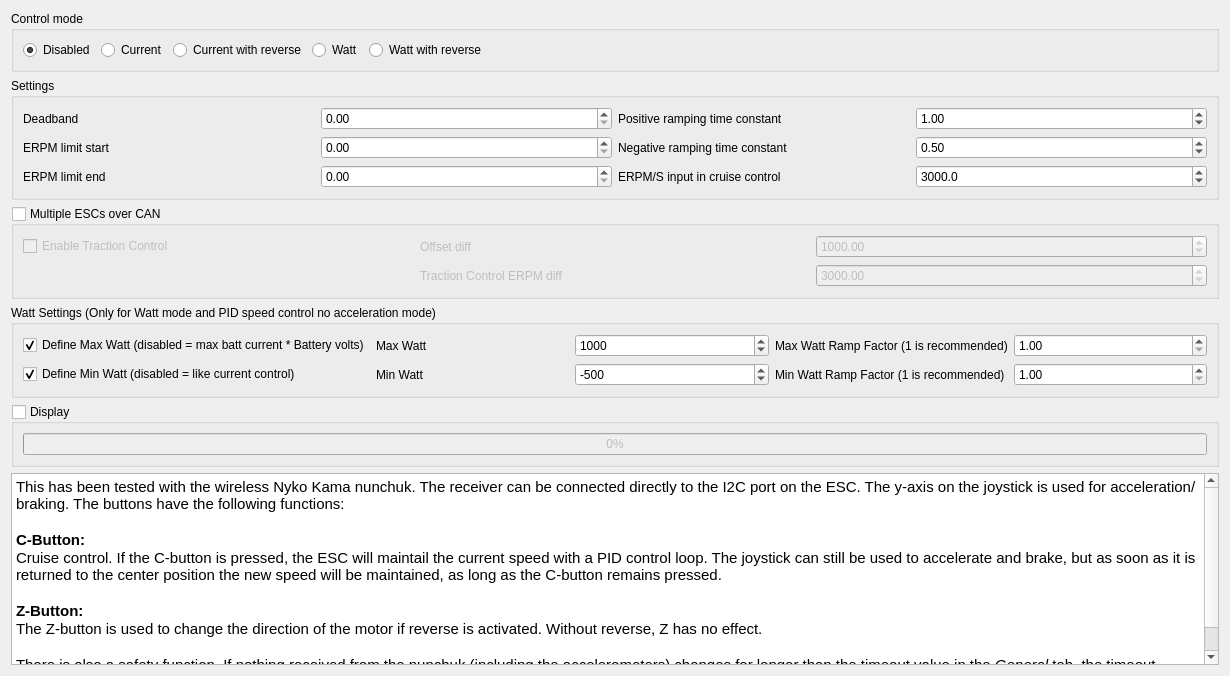
            <widget class="QWidget" name="tab_21">
             <attribute name="title">
              <string>Nunchuk</string>
             </attribute>
             <layout class="QVBoxLayout" name="verticalLayout_32">
              <item>
               <widget class="QGroupBox" name="groupBox_24">
                <property name="title">
                 <string>Control mode</string>
                </property>
                <layout class="QHBoxLayout" name="horizontalLayout_31">
                 <item>
                  <layout class="QHBoxLayout" name="horizontalLayout_35">
                   <item>
                    <widget class="QRadioButton" name="appconfChukDisabledButton">
                     <property name="text">
                      <string>Disabled</string>
                     </property>
                     <property name="checked">
                      <bool>true</bool>
                     </property>
                    </widget>
                   </item>
                   <item>
                    <widget class="QRadioButton" name="appconfChukCurrentNorevButton">
                     <property name="text">
                      <string>Current</string>
                     </property>
                    </widget>
                   </item>
                   <item>
                    <widget class="QRadioButton" name="appconfChukCurrentButton">
                     <property name="text">
                      <string>Current with reverse</string>
                     </property>
                    </widget>
                   </item>
                   <item>
                    <widget class="QRadioButton" name="appconfChukWattNorevButton">
                     <property name="text">
                      <string>Watt</string>
                     </property>
                    </widget>
                   </item>
                   <item>
                    <widget class="QRadioButton" name="appconfChukWattButton">
                     <property name="text">
                      <string>Watt with reverse</string>
                     </property>
                    </widget>
                   </item>
                  </layout>
                 </item>
                 <item>
                  <spacer name="horizontalSpacer_11">
                   <property name="orientation">
                    <enum>Qt::Horizontal</enum>
                   </property>
                   <property name="sizeHint" stdset="0">
                    <size>
                     <width>720</width>
                     <height>20</height>
                    </size>
                   </property>
                  </spacer>
                 </item>
                </layout>
               </widget>
              </item>
              <item>
               <widget class="QGroupBox" name="groupBox_25">
                <property name="sizePolicy">
                 <sizepolicy hsizetype="Preferred" vsizetype="Fixed">
                  <horstretch>0</horstretch>
                  <verstretch>0</verstretch>
                 </sizepolicy>
                </property>
                <property name="title">
                 <string>Settings</string>
                </property>
                <layout class="QGridLayout" name="gridLayout_21">
                 <item row="0" column="0">
                  <widget class="QLabel" name="label_54">
                   <property name="text">
                    <string>Deadband</string>
                   </property>
                  </widget>
                 </item>
                 <item row="0" column="1">
                  <widget class="QDoubleSpinBox" name="appconfChukHystBox">
                   <property name="maximum">
                    <double>1.000000000000000</double>
                   </property>
                   <property name="singleStep">
                    <double>0.050000000000000</double>
                   </property>
                  </widget>
                 </item>
                 <item row="0" column="2">
                  <widget class="QLabel" name="label_63">
                   <property name="text">
                    <string>Positive ramping time constant</string>
                   </property>
                  </widget>
                 </item>
                 <item row="0" column="3">
                  <widget class="QDoubleSpinBox" name="appconfChukRampTimePosBox">
                   <property name="singleStep">
                    <double>0.100000000000000</double>
                   </property>
                   <property name="value">
                    <double>1.000000000000000</double>
                   </property>
                  </widget>
                 </item>
                 <item row="1" column="0">
                  <widget class="QLabel" name="label_56">
                   <property name="text">
                    <string>ERPM limit start</string>
                   </property>
                  </widget>
                 </item>
                 <item row="1" column="1">
                  <widget class="QDoubleSpinBox" name="appconfChukRpmLimStartBox">
                   <property name="maximum">
                    <double>200000.000000000000000</double>
                   </property>
                   <property name="singleStep">
                    <double>100.000000000000000</double>
                   </property>
                  </widget>
                 </item>
                 <item row="1" column="2">
                  <widget class="QLabel" name="label_64">
                   <property name="text">
                    <string>Negative ramping time constant</string>
                   </property>
                  </widget>
                 </item>
                 <item row="1" column="3">
                  <widget class="QDoubleSpinBox" name="appconfChukRampTimeNegBox">
                   <property name="singleStep">
                    <double>0.100000000000000</double>
                   </property>
                   <property name="value">
                    <double>0.500000000000000</double>
                   </property>
                  </widget>
                 </item>
                 <item row="2" column="0">
                  <widget class="QLabel" name="label_55">
                   <property name="text">
                    <string>ERPM limit end</string>
                   </property>
                  </widget>
                 </item>
                 <item row="2" column="1">
                  <widget class="QDoubleSpinBox" name="appconfChukRpmLimEndBox">
                   <property name="maximum">
                    <double>200000.000000000000000</double>
                   </property>
                   <property name="singleStep">
                    <double>100.000000000000000</double>
                   </property>
                  </widget>
                 </item>
                 <item row="2" column="2">
                  <widget class="QLabel" name="label_88">
                   <property name="text">
                    <string>ERPM/S input in cruise control</string>
                   </property>
                  </widget>
                 </item>
                 <item row="2" column="3">
                  <widget class="QDoubleSpinBox" name="appconfChukErpmPerSBox">
                   <property name="decimals">
                    <number>1</number>
                   </property>
                   <property name="maximum">
                    <double>100000.000000000000000</double>
                   </property>
                   <property name="singleStep">
                    <double>100.000000000000000</double>
                   </property>
                   <property name="value">
                    <double>3000.000000000000000</double>
                   </property>
                  </widget>
                 </item>
                </layout>
                <zorder>label_56</zorder>
                <zorder>appconfChukRpmLimStartBox</zorder>
                <zorder>label_54</zorder>
                <zorder>appconfChukHystBox</zorder>
                <zorder>label_55</zorder>
                <zorder>appconfChukRpmLimEndBox</zorder>
                <zorder>label_63</zorder>
                <zorder>appconfChukRampTimePosBox</zorder>
                <zorder>label_64</zorder>
                <zorder>appconfChukRampTimeNegBox</zorder>
                <zorder>label_88</zorder>
                <zorder>appconfChukErpmPerSBox</zorder>
               </widget>
              </item>
              <item>
               <widget class="QGroupBox" name="appconfChukMultiGroup">
                <property name="enabled">
                 <bool>true</bool>
                </property>
                <property name="title">
                 <string>Multiple ESCs over CAN</string>
                </property>
                <property name="checkable">
                 <bool>true</bool>
                </property>
                <property name="checked">
                 <bool>false</bool>
                </property>
                <layout class="QGridLayout" name="gridLayout_100">
                 <item row="0" column="0">
                  <widget class="QCheckBox" name="appconfChukTcBox">
                   <property name="text">
                    <string>Enable Traction Control</string>
                   </property>
                   <property name="checked">
                    <bool>false</bool>
                   </property>
                  </widget>
                 </item>
                 <item row="0" column="1">
                  <widget class="QLabel" name="label_210">
                   <property name="text">
                    <string>Offset diff</string>
                   </property>
                  </widget>
                 </item>
                 <item row="0" column="2">
                  <widget class="QDoubleSpinBox" name="appconfChukTcOffsetBox">
                   <property name="maximum">
                    <double>100000.000000000000000</double>
                   </property>
                   <property name="value">
                    <double>1000.000000000000000</double>
                   </property>
                  </widget>
                 </item>
                 <item row="1" column="1">
                  <widget class="QLabel" name="label_66">
                   <property name="text">
                    <string>Traction Control ERPM diff</string>
                   </property>
                  </widget>
                 </item>
                 <item row="1" column="2">
                  <widget class="QDoubleSpinBox" name="appconfChukTcErpmBox">
                   <property name="maximum">
                    <double>100000.000000000000000</double>
                   </property>
                   <property name="value">
                    <double>3000.000000000000000</double>
                   </property>
                  </widget>
                 </item>
                </layout>
               </widget>
              </item>
              <item>
               <widget class="QGroupBox" name="appconfChukWattGroup">
                <property name="enabled">
                 <bool>true</bool>
                </property>
                <property name="title">
                 <string>Watt Settings (Only for Watt mode and PID speed control no acceleration mode)</string>
                </property>
                <layout class="QGridLayout" name="gridLayout_211">
                 <item row="0" column="3">
                  <widget class="QLabel" name="label_213">
                   <property name="enabled">
                    <bool>true</bool>
                   </property>
                   <property name="text">
                    <string>Max Watt Ramp Factor (1 is recommended)</string>
                   </property>
                  </widget>
                 </item>
                 <item row="0" column="0">
                  <widget class="QCheckBox" name="appconfChukDefineMaxWattBox">
                   <property name="enabled">
                    <bool>true</bool>
                   </property>
                   <property name="text">
                    <string>Define Max Watt (disabled = max batt current * Battery volts)</string>
                   </property>
                   <property name="checked">
                    <bool>true</bool>
                   </property>
                  </widget>
                 </item>
                 <item row="0" column="1">
                  <widget class="QLabel" name="label_212">
                   <property name="enabled">
                    <bool>true</bool>
                   </property>
                   <property name="text">
                    <string>Max Watt</string>
                   </property>
                  </widget>
                 </item>
                 <item row="0" column="2">
                  <widget class="QDoubleSpinBox" name="appconfChukMaxWattBox">
                   <property name="enabled">
                    <bool>true</bool>
                   </property>
                   <property name="decimals">
                    <number>0</number>
                   </property>
                   <property name="minimum">
                    <double>1.000000000000000</double>
                   </property>
                   <property name="maximum">
                    <double>5000.000000000000000</double>
                   </property>
                   <property name="value">
                    <double>1000.000000000000000</double>
                   </property>
                  </widget>
                 </item>
                 <item row="1" column="0">
                  <widget class="QCheckBox" name="appconfChukDefineMinWattBox">
                   <property name="enabled">
                    <bool>true</bool>
                   </property>
                   <property name="text">
                    <string>Define Min Watt (disabled = like current control)</string>
                   </property>
                   <property name="checked">
                    <bool>true</bool>
                   </property>
                  </widget>
                 </item>
                 <item row="0" column="4">
                  <widget class="QDoubleSpinBox" name="appconfChukMaxWattFactorBox">
                   <property name="enabled">
                    <bool>true</bool>
                   </property>
                   <property name="minimum">
                    <double>1.000000000000000</double>
                   </property>
                   <property name="maximum">
                    <double>10.000000000000000</double>
                   </property>
                   <property name="singleStep">
                    <double>0.010000000000000</double>
                   </property>
                   <property name="value">
                    <double>1.000000000000000</double>
                   </property>
                  </widget>
                 </item>
                 <item row="1" column="1">
                  <widget class="QLabel" name="label_111">
                   <property name="text">
                    <string>Min Watt</string>
                   </property>
                  </widget>
                 </item>
                 <item row="1" column="2">
                  <widget class="QDoubleSpinBox" name="appconfChukMinWattBox">
                   <property name="decimals">
                    <number>0</number>
                   </property>
                   <property name="minimum">
                    <double>-5000.000000000000000</double>
                   </property>
                   <property name="maximum">
                    <double>-1.000000000000000</double>
                   </property>
                   <property name="value">
                    <double>-500.000000000000000</double>
                   </property>
                  </widget>
                 </item>
                 <item row="1" column="3">
                  <widget class="QLabel" name="label_112">
                   <property name="text">
                    <string>Min Watt Ramp Factor (1 is recommended)</string>
                   </property>
                  </widget>
                 </item>
                 <item row="1" column="4">
                  <widget class="QDoubleSpinBox" name="appconfChukMinWattFactorBox">
                   <property name="minimum">
                    <double>1.000000000000000</double>
                   </property>
                   <property name="maximum">
                    <double>10.000000000000000</double>
                   </property>
                   <property name="singleStep">
                    <double>0.010000000000000</double>
                   </property>
                  </widget>
                 </item>
                </layout>
               </widget>
              </item>
              <item>
               <widget class="QGroupBox" name="appconfUpdateChukBox">
                <property name="title">
                 <string>Display</string>
                </property>
                <property name="checkable">
                 <bool>true</bool>
                </property>
                <property name="checked">
                 <bool>false</bool>
                </property>
                <layout class="QHBoxLayout" name="horizontalLayout_32">
                 <item>
                  <widget class="QProgressBar" name="appconfDecodedChukBar">
                   <property name="minimum">
                    <number>0</number>
                   </property>
                   <property name="maximum">
                    <number>1000</number>
                   </property>
                   <property name="value">
                    <number>0</number>
                   </property>
                   <property name="format">
                    <string>%p%</string>
                   </property>
                  </widget>
                 </item>
                </layout>
               </widget>
              </item>
              <item>
               <widget class="QTextBrowser" name="textBrowser">
                <property name="html">
                 <string>&lt;!DOCTYPE HTML PUBLIC &quot;-//W3C//DTD HTML 4.0//EN&quot; &quot;http://www.w3.org/TR/REC-html40/strict.dtd&quot;&gt;
&lt;html&gt;&lt;head&gt;&lt;meta name=&quot;qrichtext&quot; content=&quot;1&quot; /&gt;&lt;style type=&quot;text/css&quot;&gt;
p, li { white-space: pre-wrap; }
&lt;/style&gt;&lt;/head&gt;&lt;body style=&quot; font-family:'Ubuntu'; font-size:11pt; font-weight:400; font-style:normal;&quot;&gt;
&lt;p style=&quot; margin-top:0px; margin-bottom:0px; margin-left:0px; margin-right:0px; -qt-block-indent:0; text-indent:0px;&quot;&gt;This has been tested with the wireless Nyko Kama nunchuk. The receiver can be connected directly to the I2C port on the ESC. The y-axis on the joystick is used for acceleration/braking. The buttons have the following functions:&lt;/p&gt;
&lt;p style=&quot;-qt-paragraph-type:empty; margin-top:0px; margin-bottom:0px; margin-left:0px; margin-right:0px; -qt-block-indent:0; text-indent:0px;&quot;&gt;&lt;br /&gt;&lt;/p&gt;
&lt;p style=&quot; margin-top:0px; margin-bottom:0px; margin-left:0px; margin-right:0px; -qt-block-indent:0; text-indent:0px;&quot;&gt;&lt;span style=&quot; font-weight:600;&quot;&gt;C-Button:&lt;/span&gt;&lt;/p&gt;
&lt;p style=&quot; margin-top:0px; margin-bottom:0px; margin-left:0px; margin-right:0px; -qt-block-indent:0; text-indent:0px;&quot;&gt;Cruise control. If the C-button is pressed, the ESC will maintail the current speed with a PID control loop. The joystick can still be used to accelerate and brake, but as soon as it is returned to the center position the new speed will be maintained, as long as the C-button remains pressed.&lt;/p&gt;
&lt;p style=&quot;-qt-paragraph-type:empty; margin-top:0px; margin-bottom:0px; margin-left:0px; margin-right:0px; -qt-block-indent:0; text-indent:0px;&quot;&gt;&lt;br /&gt;&lt;/p&gt;
&lt;p style=&quot; margin-top:0px; margin-bottom:0px; margin-left:0px; margin-right:0px; -qt-block-indent:0; text-indent:0px;&quot;&gt;&lt;span style=&quot; font-weight:600;&quot;&gt;Z-Button:&lt;/span&gt;&lt;/p&gt;
&lt;p style=&quot; margin-top:0px; margin-bottom:0px; margin-left:0px; margin-right:0px; -qt-block-indent:0; text-indent:0px;&quot;&gt;The Z-button is used to change the direction of the motor if reverse is activated. Without reverse, Z has no effect.&lt;/p&gt;
&lt;p style=&quot;-qt-paragraph-type:empty; margin-top:0px; margin-bottom:0px; margin-left:0px; margin-right:0px; -qt-block-indent:0; text-indent:0px;&quot;&gt;&lt;br /&gt;&lt;/p&gt;
&lt;p style=&quot; margin-top:0px; margin-bottom:0px; margin-left:0px; margin-right:0px; -qt-block-indent:0; text-indent:0px;&quot;&gt;There is also a safety function. If nothing received from the nunchuk (including the accelerometers) changes for longer than the timeout value in the &lt;span style=&quot; font-style:italic;&quot;&gt;General&lt;/span&gt; tab, the timeout function will be activated and either release the motor or brake with the current specified next to the timeout value.&lt;/p&gt;&lt;/body&gt;&lt;/html&gt;</string>
                </property>
               </widget>
              </item>
             </layout>
            </widget>
